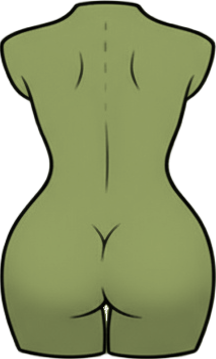
#> input picture tfa-simultaneous-gemini-1/Characters/Assets/Female Orc Body 1 Back.png, 216 x 359 px, given in place of male elf cont 2 head.png, which was not available
$ python process_male_elf_isolated.py
#> lines starting #> are read from the running program, lines starting #| are printed output that depends on the picture; after the words box and inside, x2 and y2 are one past the last pixel; in counts of white or black regions, pixels touching at a corner belong together; pictures that were not available may be replaced by others from this repository, and a replacement may not be noted
#> in process, rgba is the input picture: shape (359, 216, 4); mean R, G, B, A 102.7, 112, 68.9, 202.3
"""Process Nolan's hand-isolated Male Elf body parts.

Inputs (in Characters/Assets/Body Parts/Male Elf/, all on a shared 1024×1024
canvas so natural relative sizes are preserved):
  - male elf cont 2 head.png
  - male elf cont 2 torso.png
  - male elf cont 2 upper arm.png
  - male elf cont 2 arm.png      (forearm)

Outputs (overwrites the existing ones):
  - head.png   (vertical-flipped so face end is at TOP, per the convention
                already used by legs/arms)
  - torso.png  (vertical-flipped same reason)
  - upper_arm.png
  - forearm.png

Pipeline per part:
  1. Chroma-key the gray backdrop (R≈G≈B → alpha 0, smooth band for AA edges).
  2. Auto-crop to the tight skin bounding box (preserves relative sizes:
     since all four sources share the 1024 canvas, their cropped pixel
     dimensions reflect the artist-authored proportions exactly).
  3. Flip head and torso vertically.

After this, BodyPartSprites needs to scale every sprite by the same uniform
factor so those source-pixel ratios survive to the rendered character.
"""
from pathlib import Path
from PIL import Image
import numpy as np

ROOT = Path(__file__).resolve().parent.parent
ASSETS = ROOT / "Characters" / "Assets" / "Body Parts" / "Male Elf"

# (src filename, flip_v, rotate_ccw_deg) per output. Arms are horizontal in
# the source with their proximal joint (shoulder for upper_arm, elbow for
# forearm) on the RIGHT — confirmed by pixel-density profile — so a 90° CCW
# rotation puts that proximal end at the TOP of the sprite, matching the
# engine convention.
SOURCES = {
    "head.png":      ("male elf cont 2 head.png",      True,  0),
    "torso.png":     ("male elf cont 2 torso.png",     True,  0),
    "upper_arm.png": ("male elf cont 2 upper arm.png", False, 90),
    "forearm.png":   ("male elf cont 2 arm.png",       False, 90),
}


def remove_background(rgba: np.ndarray) -> np.ndarray:
    """Chroma-key the gray backdrop. Skin (R>G>B) has high chroma; gray bg/shadow
    has chroma ≈ 0. Smooth band keeps anti-aliased edges clean. Preserves any
    pre-existing alpha (so transparent border pixels stay transparent)."""
    r = rgba[..., 0].astype(np.float32)
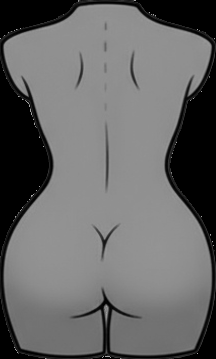
#> r: shape (359, 216) float32; min 0, max 164, mean 102.7
    g = rgba[..., 1].astype(np.float32)
    b = rgba[..., 2].astype(np.float32)
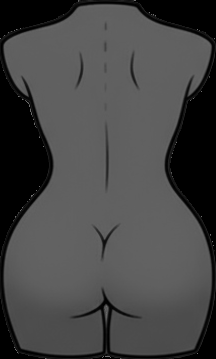
#> b: shape (359, 216) float32; min 0, max 110, mean 68.9
    chroma = np.maximum(np.maximum(r, g), b) - np.minimum(np.minimum(r, g), b)
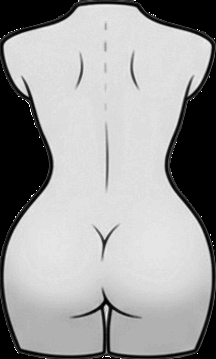
#> chroma: shape (359, 216) float32; min 0, max 69, mean 43.2; drawn with min black and max white
    chroma_alpha = np.clip((chroma - 12.0) / (24.0 - 12.0), 0.0, 1.0)
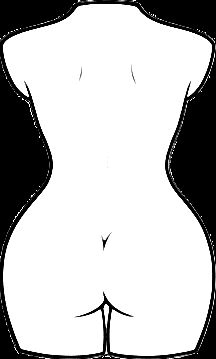
#> chroma_alpha: shape (359, 216) float32; min 0, max 1, mean 0.751
    chroma_alpha = (chroma_alpha * 255).astype(np.uint8)
    new_alpha = np.minimum(rgba[..., 3], chroma_alpha)
    out = rgba.copy()
    out[..., 3] = new_alpha
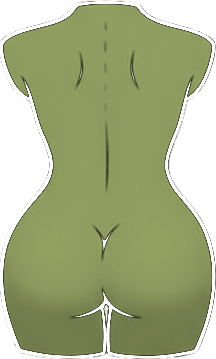
#> out: shape (359, 216, 4); 6.57% of pixels changed, all inside (x1, y1, x2, y2) = (0, 0, 216, 359); transparent parts drawn white
    return out


def autocrop(rgba: np.ndarray, pad: int = 4) -> np.ndarray:
#> called with pad = 4
    a = rgba[..., 3]
    ys, xs = np.where(a > 8)
    if len(ys) == 0:
        return rgba
    y0, y1 = max(int(ys.min()) - pad, 0), min(int(ys.max()) + pad + 1, rgba.shape[0])
#> y0 = 0; y1 = 359
    x0, x1 = max(int(xs.min()) - pad, 0), min(int(xs.max()) + pad + 1, rgba.shape[1])
#> x0 = 0; x1 = 216
    return rgba[y0:y1, x0:x1]


def process(src_path: Path, flip_v: bool, rotate_ccw_deg: int) -> Image.Image:
    rgba = np.array(Image.open(src_path).convert("RGBA"))
    rgba = remove_background(rgba)
    rgba = autocrop(rgba, pad=4)
    img = Image.fromarray(rgba, mode="RGBA")
    if rotate_ccw_deg:
        img = img.rotate(rotate_ccw_deg, expand=True)  # PIL rotate is CCW
    if flip_v:
        img = img.transpose(Image.FLIP_TOP_BOTTOM)
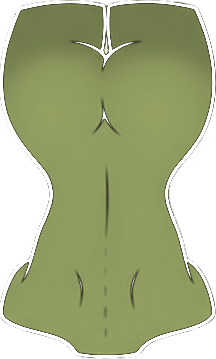
#> img: PIL image 216x359 RGBA; mean R, G, B, A 102.7, 112, 68.9, 189.6; transparent parts drawn white
    return img


def main() -> None:
    for out_name, (src_name, flip_v, rot) in SOURCES.items():
        img = process(ASSETS / src_name, flip_v, rot)
        out_path = ASSETS / out_name
        img.save(out_path)
        print(f"wrote {out_path.name}  ({img.size[0]}x{img.size[1]}, flip_v={flip_v}, rot={rot})")
#| wrote head.png  (216x359, flip_v=True, rot=0)
#> pass 2 of the loop in main, `for out_name, (src_name, flip_v, rot) in SOURCES.items():`:
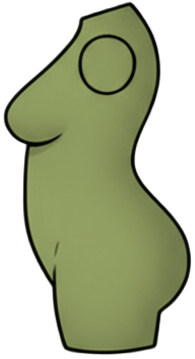
#> input picture tfa-simultaneous-gemini-1/Characters/Assets/Female Orc Body 1 Left.png, 195 x 359 px, given in place of male elf cont 2 torso.png, which was not available
#> in process, rgba is the input picture: shape (359, 195, 4); mean R, G, B, A 75, 81.9, 50.3, 152.1
#> r: shape (359, 195) float32
#> g: shape (359, 195) float32
#> b: shape (359, 195) float32
#> chroma: shape (359, 195) float32
#> new_alpha: shape (359, 195)
#> in remove_background (call 2), `out[..., 3] = new_alpha`:
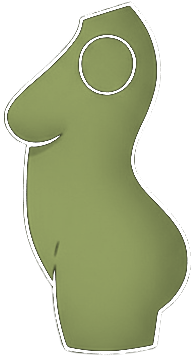
#> out: shape (359, 195, 4); 6.22% of pixels changed, all inside (x1, y1, x2, y2) = (3, 1, 192, 355); transparent parts drawn white
#> in process (call 2), `img = img.transpose(Image.FLIP_TOP_BOTTOM)`:
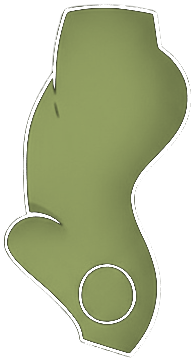
#> img: PIL image 195x359 RGBA; mean R, G, B, A 75, 81.9, 50.3, 140.1; transparent parts drawn white
#| wrote torso.png  (195x359, flip_v=True, rot=0)


if __name__ == "__main__":
#> (the run stopped early here; a loop or call above may not have finished)
